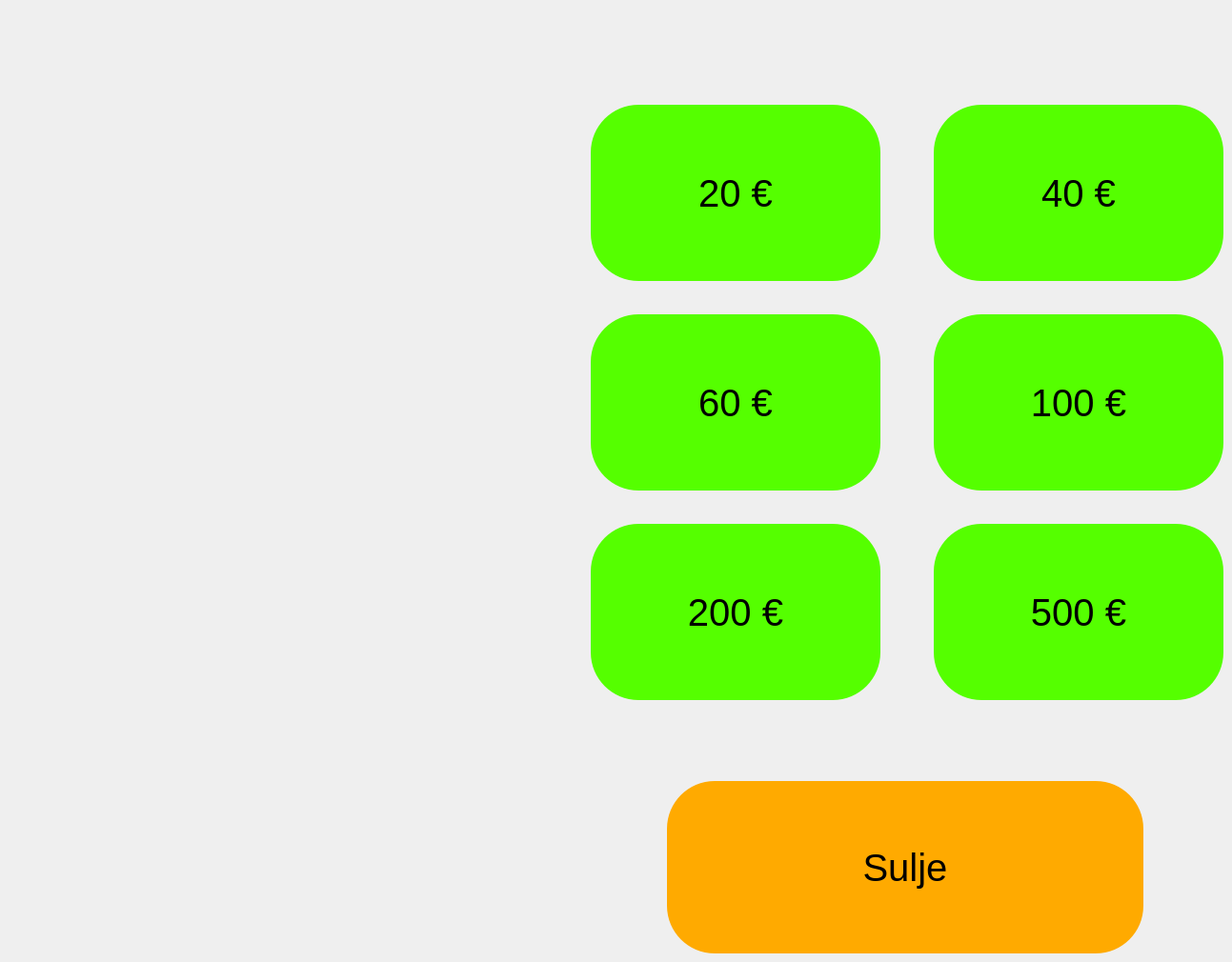
      <widget class="QWidget" name="page_4">
       <widget class="QPushButton" name="pushButtonBack_4">
        <property name="geometry">
         <rect>
          <x>700</x>
          <y>820</y>
          <width>500</width>
          <height>181</height>
         </rect>
        </property>
        <property name="font">
         <font>
          <pointsize>30</pointsize>
         </font>
        </property>
        <property name="styleSheet">
         <string notr="true">background-color: rgb(255, 170, 0);
border-radius:50px;
border-style: outset;
</string>
        </property>
        <property name="text">
         <string>Sulje</string>
        </property>
       </widget>
       <widget class="QPushButton" name="pushButtonEUR_20">
        <property name="geometry">
         <rect>
          <x>620</x>
          <y>110</y>
          <width>304</width>
          <height>185</height>
         </rect>
        </property>
        <property name="font">
         <font>
          <pointsize>30</pointsize>
         </font>
        </property>
        <property name="styleSheet">
         <string notr="true">background-color:rgb(85, 255, 0);
border-radius: 50px;
min-height: 181px;
min-width: 300px;</string>
        </property>
        <property name="text">
         <string>20 €</string>
        </property>
       </widget>
       <widget class="QPushButton" name="pushButtonEUR_40">
        <property name="geometry">
         <rect>
          <x>980</x>
          <y>110</y>
          <width>304</width>
          <height>185</height>
         </rect>
        </property>
        <property name="font">
         <font>
          <pointsize>30</pointsize>
         </font>
        </property>
        <property name="styleSheet">
         <string notr="true">background-color:rgb(85, 255, 0);
border-radius: 50px;
min-height: 181px;
min-width: 300px;</string>
        </property>
        <property name="text">
         <string>40 €</string>
        </property>
       </widget>
       <widget class="QPushButton" name="pushButtonEUR_60">
        <property name="geometry">
         <rect>
          <x>620</x>
          <y>330</y>
          <width>304</width>
          <height>185</height>
         </rect>
        </property>
        <property name="font">
         <font>
          <pointsize>30</pointsize>
         </font>
        </property>
        <property name="styleSheet">
         <string notr="true">background-color:rgb(85, 255, 0);
border-radius: 50px;
min-height: 181px;
min-width: 300px;</string>
        </property>
        <property name="text">
         <string>60 €</string>
        </property>
       </widget>
       <widget class="QPushButton" name="pushButtonEUR_100">
        <property name="geometry">
         <rect>
          <x>980</x>
          <y>330</y>
          <width>304</width>
          <height>185</height>
         </rect>
        </property>
        <property name="font">
         <font>
          <pointsize>30</pointsize>
         </font>
        </property>
        <property name="styleSheet">
         <string notr="true">background-color:rgb(85, 255, 0);
border-radius: 50px;
min-height: 181px;
min-width: 300px;</string>
        </property>
        <property name="text">
         <string>100 €</string>
        </property>
       </widget>
       <widget class="QPushButton" name="pushButtonEUR_200">
        <property name="geometry">
         <rect>
          <x>620</x>
          <y>550</y>
          <width>304</width>
          <height>185</height>
         </rect>
        </property>
        <property name="font">
         <font>
          <pointsize>30</pointsize>
         </font>
        </property>
        <property name="styleSheet">
         <string notr="true">background-color:rgb(85, 255, 0);
border-radius: 50px;
min-height: 181px;
min-width: 300px;</string>
        </property>
        <property name="text">
         <string>200 €</string>
        </property>
       </widget>
       <widget class="QPushButton" name="pushButtonEUR_500">
        <property name="geometry">
         <rect>
          <x>980</x>
          <y>550</y>
          <width>304</width>
          <height>185</height>
         </rect>
        </property>
        <property name="font">
         <font>
          <pointsize>30</pointsize>
         </font>
        </property>
        <property name="styleSheet">
         <string notr="true">background-color:rgb(85, 255, 0);
border-radius: 50px;
min-height: 181px;
min-width: 300px;</string>
        </property>
        <property name="text">
         <string>500 €</string>
        </property>
       </widget>
      </widget>
